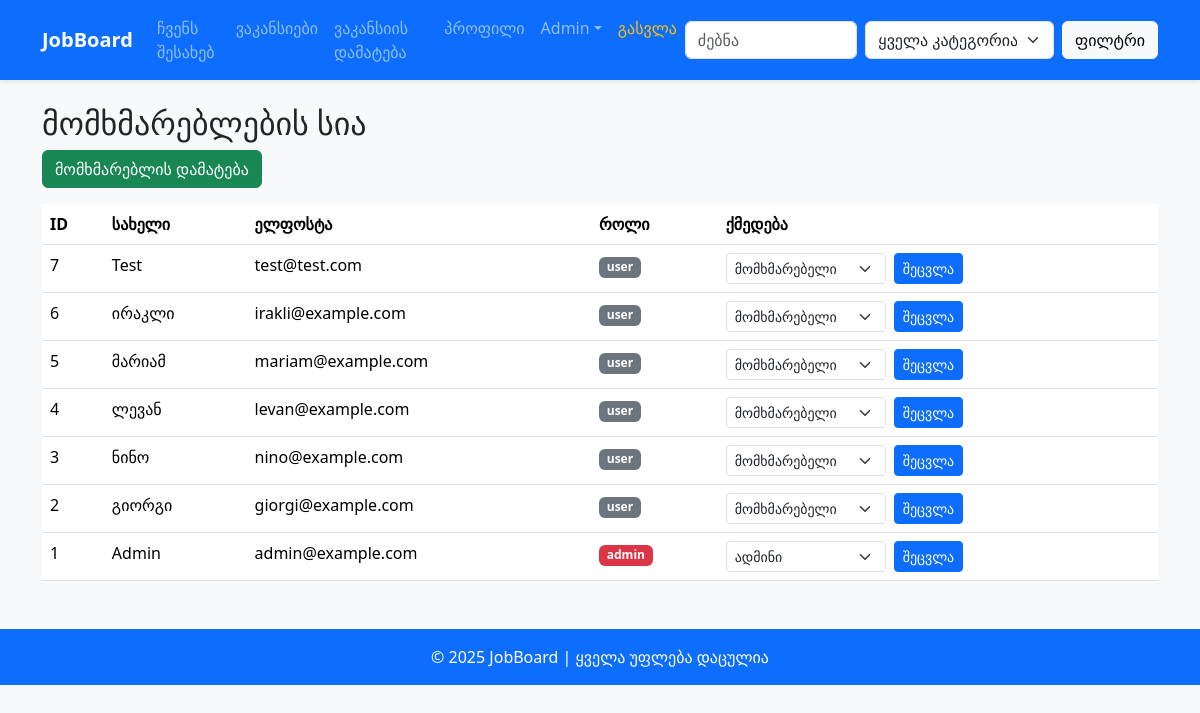
The app's page /admin/users (signed in) with its own data.
### app/models.py (models this page shows)
class User(db.Model,UserMixin):
    id=db.Column(db.Integer,primary_key=True)
    name=db.Column(db.String(80),nullable=False)
    email=db.Column(db.String(120),unique=True,nullable=False)
    password=db.Column(db.String(255),nullable=False)
    image=db.Column(db.String(255),default='default_profile.png')
    role=db.Column(db.String(20),default='user')
    jobs=db.relationship('Job',backref='author',lazy=True)

### app/routes.py (the view, shortened to what this page needs)
@main.route('/admin/users', methods=['GET', 'POST'])
@login_required
def admin_users():
    if current_user.role != 'admin':
        flash('ამ გვერდზე წვდომა შეზღუდულია (მხოლოდ ადმინი).', 'danger')
        return redirect(url_for('main.index'))
    users = User.query.order_by(User.id.desc()).all()
    return render_template('admin_users.html', users=users)

### app/routes.py (called while the page is built)
@login_manager.user_loader
def load_user(user_id):
    return User.query.get(int(user_id))

### app/templates/admin_users.html (shortened to what this page needs)
{% extends "base.html" %}{% block content %}<h2>მომხმარებლების სია</h2>
    <a href="{{ url_for('main.admin_add_user') }}" class="btn btn-success mb-3">მომხმარებლის დამატება</a>
    <table class="table table-hover">
        <thead>
        <tr>
            <th>ID</th>
            <th>სახელი</th>
            <th>ელფოსტა</th>
            <th>როლი</th>
            <th>ქმედება</th>
        </tr>
        </thead>
        <tbody>{% for u in users %}
            <tr>
                <td>{{ u.id }}</td>
                <td>{{ u.name }}</td>
                <td>{{ u.email }}</td>
                <td><span
                        class="badge bg-{% if u.role=='admin' %}danger{% else %}secondary{% endif %}">{{ u.role }}</span>
                </td>
                <td>
                    <form method="POST" class="d-flex gap-2"><input type="hidden" name="csrf_token"
                                                                                                      value="{{ u.id }}"><select
                            name="role" class="form-select form-select-sm" style="max-width: 160px;">
                        <option value="user" {% if u.role=='user' %}selected{% endif %}>მომხმარებელი</option>
                        <option value="admin" {% if u.role=='admin' %}selected{% endif %}>ადმინი</option>
                    </select>
                        <button class="btn btn-sm btn-primary" type="submit">შეცვლა</button>
                    </form>
                </td>
            </tr>{% endfor %}</tbody>
    </table>{% endblock %}

### app/static/css/style.css (style rules this page uses)
body { background-color:#f8f9fa; }

### records on screen
User: id "7", name "Test", email "test@test.com", role "user", role "მომხმარებელი"
User: id "6", name "ირაკლი", email "irakli@example.com", role "user", role "მომხმარებელი"
User: id "5", name "მარიამ", email "mariam@example.com", role "user", role "მომხმარებელი"
User: id "4", name "ლევან", email "levan@example.com", role "user", role "მომხმარებელი"
User: id "3", name "ნინო", email "nino@example.com", role "user", role "მომხმარებელი"
User: id "2", name "გიორგი", email "giorgi@example.com", role "user", role "მომხმარებელი"
User: id "1", name "Admin", email "admin@example.com", role "admin", role "ადმინი"
